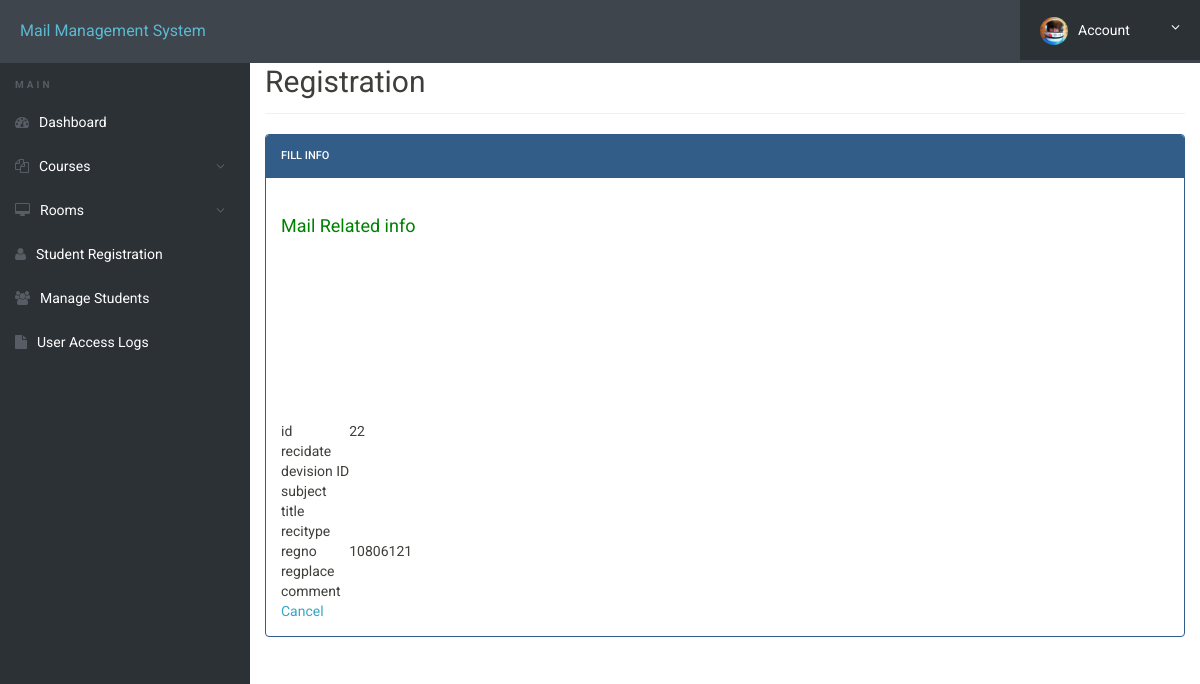
/admin/registration1.php (signed in), run on an earlier commit of the app's database.
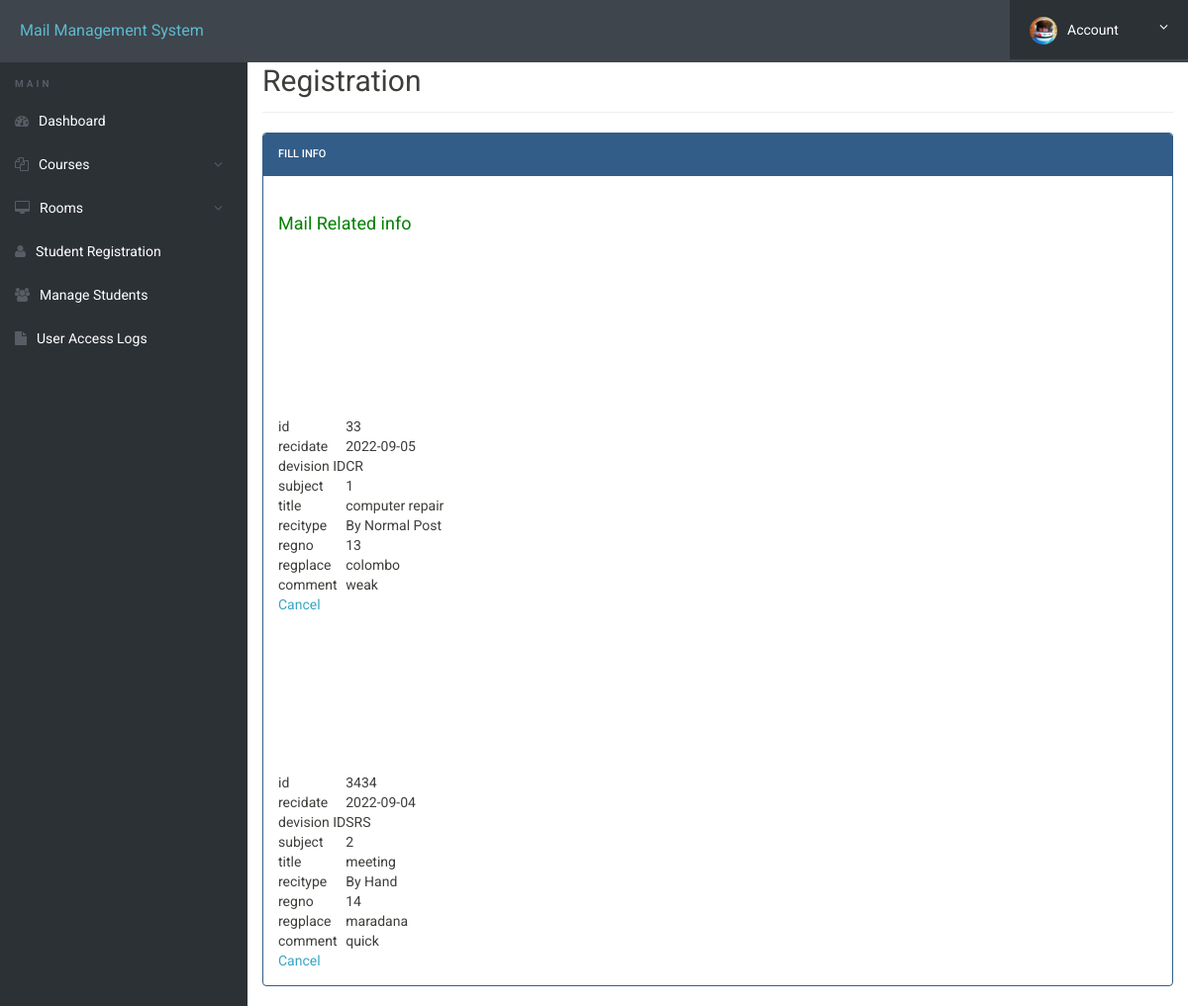
And on a later commit of the database.
### tables this page shows
CREATE TABLE `registration` (
  `id` int(11) NOT NULL AUTO_INCREMENT,
  `recidate` date DEFAULT NULL,
  `devision` varchar(500) DEFAULT NULL,
  `regno` int(11) DEFAULT NULL,
  `subject` varchar(500) DEFAULT NULL,
  `title` varchar(500) DEFAULT NULL,
  `recitype` varchar(500) DEFAULT NULL,
  `regplace` varchar(250) DEFAULT NULL,
  `action` varchar(1000) DEFAULT NULL,
  `comment` varchar(500) DEFAULT NULL,
  PRIMARY KEY (`id`)
);

### admin/registration1.php (the view, shortened to what this page needs)
<!doctype html>
<html lang="en" class="no-js">
<head>
	<link rel="stylesheet" href="css/font-awesome.min.css">
	<link rel="stylesheet" href="css/bootstrap.min.css">
	<link rel="stylesheet" href="css/dataTables.bootstrap.min.css">>
	<link rel="stylesheet" href="css/bootstrap-social.css">
	<link rel="stylesheet" href="css/bootstrap-select.css">
	<link rel="stylesheet" href="css/fileinput.min.css">
	<link rel="stylesheet" href="css/awesome-bootstrap-checkbox.css">
	<link rel="stylesheet" href="css/style.css">
</head>
<body>
	<?php include('includes/header.php');?>
	<div class="ts-main-content">
		<?php include('includes/sidebar.php');?>
		<div class="content-wrapper">
			<div class="container-fluid">
				<div class="row">
					<div class="col-md-12">
						<h2 class="page-title">Registration </h2>
						<div class="row">
							<div class="col-md-12">
								<div class="panel panel-primary">
									<div class="panel-heading">Fill Info</div>
									<div class="panel-body">
										<form method="post" action="" class="form-horizontal">
<div class="form-group">
<label class="col-sm-4 control-label"><h4 style="color: green" align="left">Mail Related info </h4> </label>
</div>
<?php
$host = "localhost";
$dbuser = "rootdb";
$dbpass = "MySqlClient";
$db = "mmsslrdb";
$conn = new mysqli($host, $dbuser, $dbpass, $db);
$sql = "SELECT * FROM registration";
$result = $conn->query($sql);
if ($result->num_rows > 0) {
  while($row = $result->fetch_assoc()) {
    echo '
<table>
<tr>
<td>id</td>
<td>', $row['id'] . $row['id'], '</td>
</tr>
<br>
<tr>
<td>recidate</td>
<td>', $row['recidate'], '</td>
</tr>
<br>
<tr>
<td>devision ID</td>
<td>', $row['devision'], '</td>
</tr>
<br>
<tr>
<td>subject</td>
<td>', $row['subject'], '</td>
</tr>
<br>
<tr>
<td>title</td>
<td>', $row['title'], '</td>
</tr>
<br>
<tr>
<td>recitype</td>
<td>', $row['recitype'], '</td>
</tr>
<br>
<tr>
<td>regno</td>
<td>', $row['regno'], '</td>
</tr>
<br>
<tr>
<td>regplace</td>
<td>', $row['regplace'], '</td>
</tr>
<br>
<tr>
<td>comment</td>
<td>', $row['comment'], '</td>
</tr>
<td><a href="delete.php?id=' .  $row['id'] .  '">Cancel</a></td>
</tr>
</table>';
  }
} else {
  echo "0 results";
}
?>
</body>
</html>

What changed in the data, as far as the page shows it:
removed registration: id "2", regno "10806121"
added registration: id "3", recidate "2022-09-05", devision "CR", subject "1", title "computer repair", recitype "By Normal Post", regno "13", regplace "colombo", comment "weak"
added registration: id "34", recidate "2022-09-04", devision "SRS", subject "2", title "meeting", recitype "By Hand", regno "14", regplace "maradana", comment "quick"
